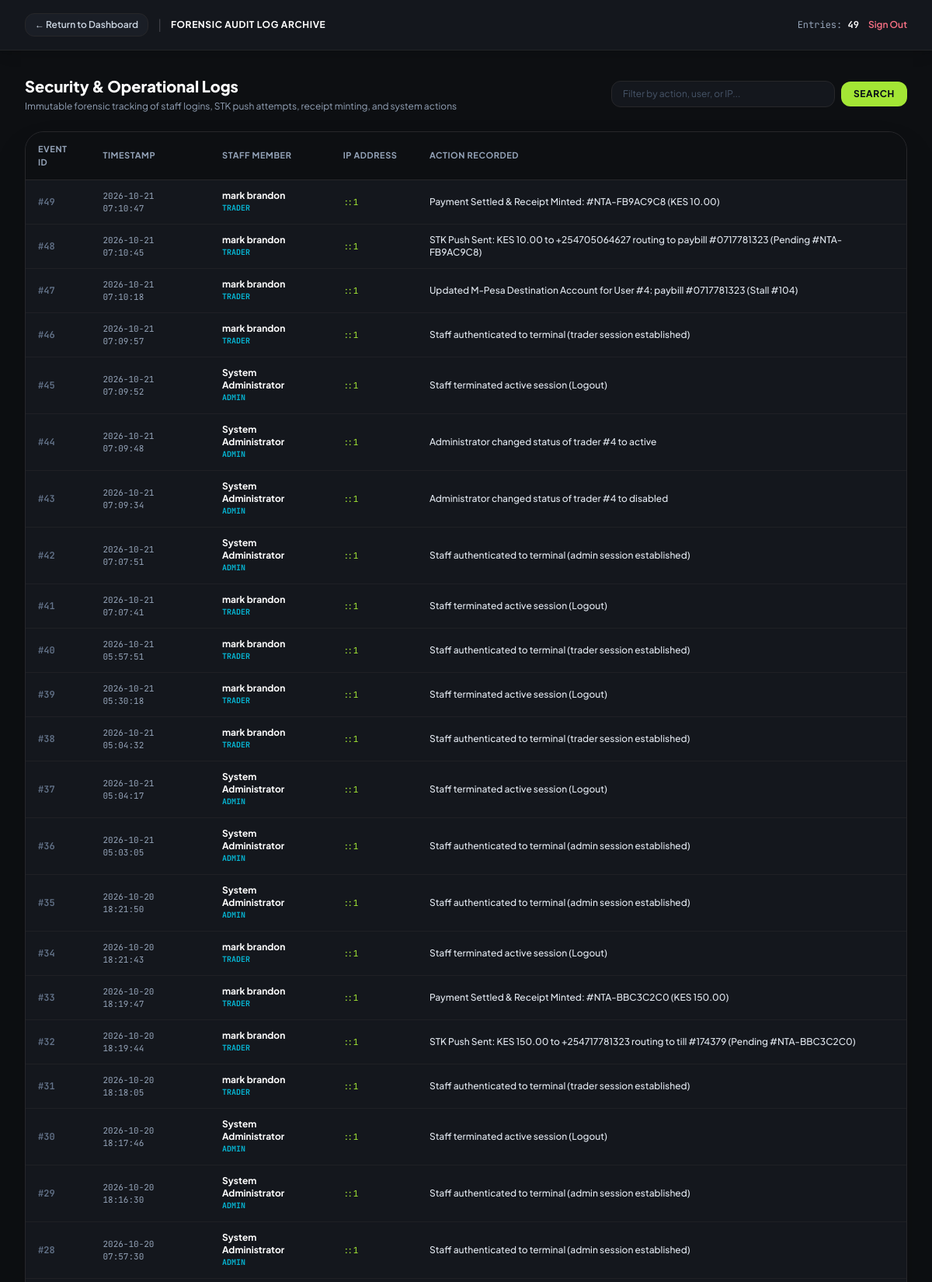
/admin/audit_logs.php (signed in, upper part), run on the app's committed database.
### tables this page shows
CREATE TABLE audit_log (
    id INTEGER PRIMARY KEY AUTOINCREMENT,
    user_id INTEGER,
    action_performed VARCHAR(255) NOT NULL,
    ip_address VARCHAR(45) NOT NULL,
    timestamp DATETIME DEFAULT CURRENT_TIMESTAMP,
    FOREIGN KEY (user_id) REFERENCES users(id) ON DELETE SET NULL
);

CREATE TABLE users (
    id INTEGER PRIMARY KEY AUTOINCREMENT,
    full_name VARCHAR(100) NOT NULL,
    phone_number VARCHAR(20) NOT NULL UNIQUE,
    password_hash VARCHAR(255) NOT NULL,
    role VARCHAR(10) CHECK(role IN ('admin', 'trader')) NOT NULL DEFAULT 'trader',
    status VARCHAR(10) CHECK(status IN ('active', 'disabled')) NOT NULL DEFAULT 'active',
    created_at DATETIME DEFAULT CURRENT_TIMESTAMP
, email VARCHAR(120), mpesa_shortcode VARCHAR(20) DEFAULT '174379', mpesa_type VARCHAR(20) DEFAULT 'till', store_name VARCHAR(100) DEFAULT 'Stall #104', mpesa_passkey VARCHAR(255));

### public/admin/audit_logs.php (the view, shortened to what this page needs)
<?php
$db = Database::getInstance()->getConnection();
$search = trim($_GET['search'] ?? '');
$query = "SELECT a.*, u.full_name, u.phone_number, u.role
          FROM audit_log a
          LEFT JOIN users u ON a.user_id = u.id
          WHERE 1=1";
$params = [];
$query .= " ORDER BY a.id DESC LIMIT 100";
$stmt = $db->prepare($query);
$stmt->execute($params);
$logs = $stmt->fetchAll();
?>
<!DOCTYPE html>
<html lang="en" class="h-full bg-[#0d0f12]">
<head>
    <script src="https://cdn.tailwindcss.com"></script>
</head>
<body class="min-h-full bg-[#0d0f12] text-slate-100 flex flex-col antialiased">
    <header class="bg-[#14171d] border-b border-zinc-800/80 sticky top-0 z-40 shadow-lg">
        <div class="max-w-7xl mx-auto px-4 sm:px-6 lg:px-8 h-16 flex items-center justify-between">
            <div class="flex items-center space-x-3">
                <a href="/admin/dashboard.php" class="px-3 py-1.5 rounded-xl bg-[#1a1e26] hover:bg-[#232834] text-xs font-semibold text-slate-300 border border-zinc-800 transition flex items-center space-x-1.5">
                    <span>&larr; Return to Dashboard</span>
                </a>
                <span class="text-zinc-700">|</span>
                <span class="text-xs font-bold uppercase tracking-wider text-white">Forensic Audit Log Archive</span>
            </div>
            <div class="flex items-center space-x-3">
                <span class="text-xs text-slate-400 mono">Entries: <b class="text-white"><?= count($logs) ?></b></span>
                <a href="/logout.php" class="text-xs text-rose-400 hover:underline font-semibold">Sign Out</a>
            </div>
        </div>
    </header>
    <main class="flex-1 max-w-7xl w-full mx-auto px-4 sm:px-6 lg:px-8 py-8 space-y-6">
        <div class="flex flex-col sm:flex-row items-center justify-between gap-4">
            <div>
                <h1 class="text-xl font-extrabold text-white">Security & Operational Logs</h1>
                <p class="text-xs text-slate-400 mt-1">Immutable forensic tracking of staff logins, STK push attempts, receipt minting, and system actions</p>
            </div>
            <form method="GET" class="flex items-center space-x-2 w-full sm:w-auto">
                <input type="text" name="search" value="<?= htmlspecialchars($search) ?>" placeholder="Filter by action, user, or IP..."
                    class="px-3.5 py-2 bg-[#14171d] border border-zinc-800 rounded-xl text-xs text-white placeholder-slate-600 focus:outline-none focus:ring-1 focus:ring-neon-lime w-full sm:w-72">
                <button type="submit" class="px-4 py-2 bg-neon-lime hover:bg-neon-limeHover text-slate-950 font-bold rounded-xl text-xs uppercase tracking-wider transition">
                    Search
                </button>
            </form>
        </div>
        <div class="bg-[#14171d] border border-zinc-800 rounded-3xl overflow-hidden shadow-2xl">
            <div class="overflow-x-auto">
                <table class="w-full text-left border-collapse">
                    <thead>
                        <tr class="bg-[#0d0f12] border-b border-zinc-800 text-[11px] font-bold uppercase tracking-wider text-slate-400">
                            <th class="py-3.5 px-4">Event ID</th>
                            <th class="py-3.5 px-4">Timestamp</th>
                            <th class="py-3.5 px-4">Staff Member</th>
                            <th class="py-3.5 px-4">IP Address</th>
                            <th class="py-3.5 px-4">Action Recorded</th>
                        </tr>
                    </thead>
                    <tbody class="divide-y divide-zinc-800/60 text-xs">
                        <?php if (empty($logs)): ?>
                            <tr>
                                <td colspan="5" class="py-10 text-center text-slate-500 font-mono">
                                    No audit entries match the query.
                                </td>
                            </tr>
                        <?php else: ?>
                            <?php foreach ($logs as $log): ?>
                                <tr class="hover:bg-[#1a1e26]/30 transition">
                                    <td class="py-3 px-4 mono text-slate-500 font-semibold">
                                        #<?= $log['id'] ?>
                                    </td>
                                    <td class="py-3 px-4 mono text-slate-400 text-[11px]">
                                        <?= date('Y-m-d H:i:s', strtotime($log['timestamp'])) ?>
                                    </td>
                                    <td class="py-3 px-4">
                                        <?php if ($log['full_name']): ?>
                                            <span class="font-bold text-white"><?= htmlspecialchars($log['full_name']) ?></span>
                                            <span class="text-[10px] text-neon-cyan block uppercase mono font-bold"><?= htmlspecialchars($log['role']) ?></span>
                                        <?php else: ?>
                                            <span class="text-slate-500 italic">System Kernel</span>
                                        <?php endif; ?>
                                    </td>
                                    <td class="py-3 px-4 mono text-neon-lime text-[11px]">
                                        <?= htmlspecialchars($log['ip_address']) ?>
                                    </td>
                                    <td class="py-3 px-4 text-slate-200 font-medium">
                                        <?= htmlspecialchars($log['action_performed']) ?>
                                    </td>
                                </tr>
                            <?php endforeach; ?>
                        <?php endif; ?>
                    </tbody>
                </table>
            </div>
        </div>
    </main>
</body>
</html>

### public/admin/audit_logs.php (style rules this page uses)
body { font-family: 'Plus Jakarta Sans', sans-serif; }
.mono { font-family: 'JetBrains Mono', monospace; }

### data on the page
audit_log: id "49", timestamp "2026-10-21 07:10:47", user.full_name "mark brandon", user.role "TRADER", ip_address "::1", action_performed "Payment Settled & Receipt Minted: #NTA-FB9AC9C8 (KES 10.00)"
audit_log: id "48", timestamp "2026-10-21 07:10:45", user.full_name "mark brandon", user.role "TRADER", ip_address "::1", action_performed "STK Push Sent: KES 10.00 to +254705064627 routing to paybill #0717781323 (Pending #NTA-FB9AC9C8)"
audit_log: id "47", timestamp "2026-10-21 07:10:18", user.full_name "mark brandon", user.role "TRADER", ip_address "::1", action_performed "Updated M-Pesa Destination Account for User #4: paybill #0717781323 (Stall #104)"
audit_log: id "46", timestamp "2026-10-21 07:09:57", user.full_name "mark brandon", user.role "TRADER", ip_address "::1", action_performed "Staff authenticated to terminal (trader session established)"
audit_log: id "45", timestamp "2026-10-21 07:09:52", user.full_name "System Administrator", user.role "ADMIN", ip_address "::1", action_performed "Staff terminated active session (Logout)"
audit_log: id "44", timestamp "2026-10-21 07:09:48", user.full_name "System Administrator", user.role "ADMIN", ip_address "::1", action_performed "Administrator changed status of trader #4 to active"
audit_log: id "43", timestamp "2026-10-21 07:09:34", user.full_name "System Administrator", user.role "ADMIN", ip_address "::1", action_performed "Administrator changed status of trader #4 to disabled"
audit_log: id "42", timestamp "2026-10-21 07:07:51", user.full_name "System Administrator", user.role "ADMIN", ip_address "::1", action_performed "Staff authenticated to terminal (admin session established)"
audit_log: id "41", timestamp "2026-10-21 07:07:41", user.full_name "mark brandon", user.role "TRADER", ip_address "::1", action_performed "Staff terminated active session (Logout)"
audit_log: id "40", timestamp "2026-10-21 05:57:51", user.full_name "mark brandon", user.role "TRADER", ip_address "::1", action_performed "Staff authenticated to terminal (trader session established)"
audit_log: id "39", timestamp "2026-10-21 05:30:18", user.full_name "mark brandon", user.role "TRADER", ip_address "::1", action_performed "Staff terminated active session (Logout)"
audit_log: id "38", timestamp "2026-10-21 05:04:32", user.full_name "mark brandon", user.role "TRADER", ip_address "::1", action_performed "Staff authenticated to terminal (trader session established)"
audit_log: id "37", timestamp "2026-10-21 05:04:17", user.full_name "System Administrator", user.role "ADMIN", ip_address "::1", action_performed "Staff terminated active session (Logout)"
audit_log: id "36", timestamp "2026-10-21 05:03:05", user.full_name "System Administrator", user.role "ADMIN", ip_address "::1", action_performed "Staff authenticated to terminal (admin session established)"
audit_log: id "35", timestamp "2026-10-20 18:21:50", user.full_name "System Administrator", user.role "ADMIN", ip_address "::1", action_performed "Staff authenticated to terminal (admin session established)"
audit_log: id "34", timestamp "2026-10-20 18:21:43", user.full_name "mark brandon", user.role "TRADER", ip_address "::1", action_performed "Staff terminated active session (Logout)"
audit_log: id "33", timestamp "2026-10-20 18:19:47", user.full_name "mark brandon", user.role "TRADER", ip_address "::1", action_performed "Payment Settled & Receipt Minted: #NTA-BBC3C2C0 (KES 150.00)"
audit_log: id "32", timestamp "2026-10-20 18:19:44", user.full_name "mark brandon", user.role "TRADER", ip_address "::1", action_performed "STK Push Sent: KES 150.00 to +254717781323 routing to till #174379 (Pending #NTA-BBC3C2C0)"
audit_log: id "31", timestamp "2026-10-20 18:18:05", user.full_name "mark brandon", user.role "TRADER", ip_address "::1", action_performed "Staff authenticated to terminal (trader session established)"
audit_log: id "30", timestamp "2026-10-20 18:17:46", user.full_name "System Administrator", user.role "ADMIN", ip_address "::1", action_performed "Staff terminated active session (Logout)"
audit_log: id "29", timestamp "2026-10-20 18:16:30", user.full_name "System Administrator", user.role "ADMIN", ip_address "::1", action_performed "Staff authenticated to terminal (admin session established)"
audit_log: id "28", timestamp "2026-10-20 07:57:30", user.full_name "System Administrator", user.role "ADMIN", ip_address "::1", action_performed "Staff authenticated to terminal (admin session established)"

### other printed values
count($logs) "49"
